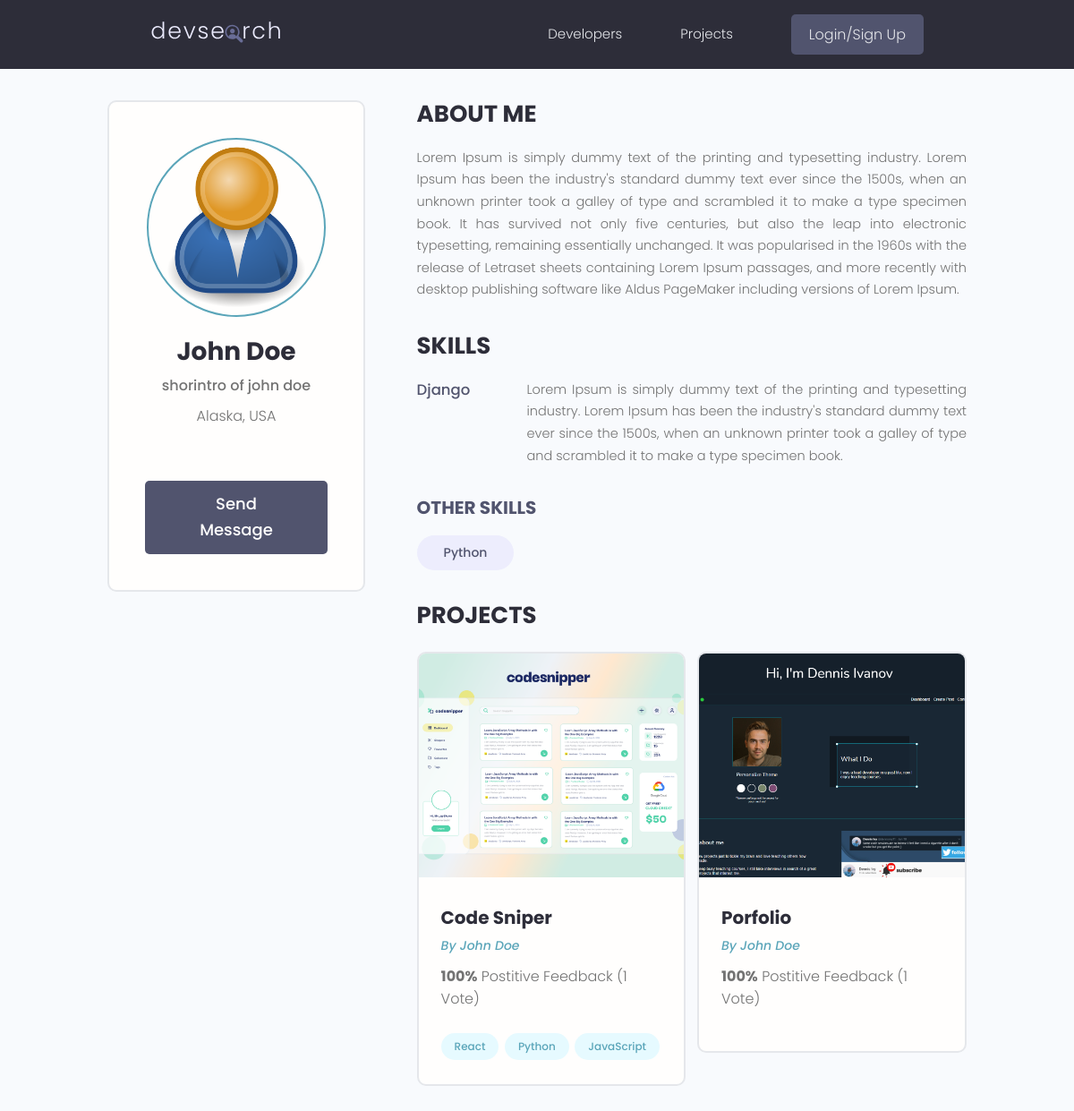
Page /user-profile/dd36b8ca-b285-4b80-81f2-6ab6732621f9/ on the committed database.
### users/models.py (models this page shows, shortened)
class Profile(models.Model):
    user = models.OneToOneField(User, on_delete=models.CASCADE, null=True, blank=True)
    name = models.CharField(max_length=200, blank=True, null=True)
    email = models.EmailField(max_length=300, blank=True, null=True)
    username = models.CharField(max_length=200, blank=True, null=True)
    location = models.CharField(max_length=200, blank=True, null=True)
    short_intro = models.CharField(max_length=200, blank=True, null=True)
    bio = models.TextField(blank=True, null=True)
    profile_image = models.ImageField(null=True, blank=True, upload_to= 'profiles/', default='profiles/user-default.png')
    social_github = models.CharField(max_length=200, blank=True, null=True)
    social_twitter = models.CharField(max_length=200, blank=True, null=True)
    social_linkedin = models.CharField(max_length=200, blank=True, null=True)
    social_youtube = models.CharField(max_length=200, blank=True, null=True)
    social_website = models.CharField(max_length=200, blank=True, null=True)
    created = models.DateTimeField(auto_now_add=True)
    id = models.UUIDField(default=uuid.uuid4, unique=True, primary_key=True, editable=False)
    class Meta:
        ordering = ['-created']
    @property
    def imageUrl(self):
        try:
            url = self.profile_image.url
        except:
            url = ''
        return url

class Skill(models.Model):
    owner = models.ForeignKey(Profile, on_delete=models.CASCADE, null=True, blank=True)
    name = models.CharField(max_length=200, blank=True, null=True)
    description = models.TextField(blank=True, null=True)
    created = models.DateTimeField(auto_now_add=True)
    id = models.UUIDField(default=uuid.uuid4, unique=True, primary_key=True, editable=False)
    def __str__(self) -> str:
        return str(self.name)

### projects/models.py (models this page shows, shortened)
class Project(models.Model):
    owner = models.ForeignKey(Profile, null=True, blank=True, on_delete=models.CASCADE)
    title = models.CharField(max_length=200)
    description = models.TextField(null=True, blank=True) # null is for the DB and blank is for the
    featured_image = models.ImageField(null=True, blank=True, upload_to='projects/', default="default.jpg")
    demo_link = models.CharField(max_length=2000, null=True, blank=True)
    source_link = models.CharField(max_length=2000, null=True, blank=True)
    tags = models.ManyToManyField('Tag', blank=True)
    vote_total = models.IntegerField(default=0, null=True, blank=True)
    vote_ratio = models.IntegerField(default=0, null=True, blank=True)
    created = models.DateTimeField(auto_now_add=True)
    id = models.UUIDField(default=uuid.uuid4, unique=True, primary_key=True, editable=False)
    class Meta:
        ordering = ['-vote_ratio', '-vote_total', 'title']
    @property
    def imageUrl(self):
        try:
            url = self.featured_image.url
        except:
            url = ''
        return url

class Tag(models.Model):
    name = models.CharField(max_length=200)
    created = models.DateTimeField(auto_now_add=True)
    id = models.UUIDField(default=uuid.uuid4, unique=True, primary_key=True, editable=False)
    def __str__(self) -> str:
        return self.name

### users/views.py (the view)
# urls.py: path('user-profile/<str:pk>/', views.userProfile, name='user-profile'),
def userProfile(request, pk):
    profile = Profile.objects.get(id=pk)
    topSkills = profile.skill_set.exclude(description__exact="")
    otherSkills = profile.skill_set.filter(description="")
    context = {'profile':profile, 'topSkills':topSkills, 'otherSkills': otherSkills}
    return render(request, 'users/user-profile.html', context)

### users/templates/users/user-profile.html (shortened to what this page needs)
{% extends 'main.html' %}
{% block content %}
<main class="profile my-md">
    <div class="container">
      <div class="layout">
        <div class="column column--1of3">
          <div class="card text-center">
            <div class="card__body dev">
              <img class="avatar avatar--xl" src="{{ profile.imageUrl }}" />
              <h2 class="dev__name">{{ profile.name }}</h2>
              <p class="dev__title">{{ profile.short_intro }}</p>
              <p class="dev__location">{{ profile.location }}</p>
              {% if request.user.profile.id != profile.id %}
              <a href="{% url 'create-message' profile.id %}" class="btn btn--sub btn--lg">Send Message </a>
              {% endif %}
            </div>
          </div>
        </div>
        <div class="column column--2of3">
          <div class="devInfo">
            <h3 class="devInfo__title">About Me</h3>
            <p class="devInfo__about">{{ profile.bio }}</p>
          </div>
          <div class="devInfo">
            <h3 class="devInfo__title">Skills</h3>
            <div class="devInfo__skills">
                {% for skill in topSkills %}
              <div class="devSkill">
                <h4 class="devSkill__title">{{ skill.name }}</h4>
                <p class="devSkill__info">{{ skill.description }}</p>
              </div>
                {% endfor %}
              <h3 class="devInfo__subtitle">Other Skills</h3>
              <div class="devInfo__otherSkills">
                {% for skill in otherSkills %}
                <span class="tag tag--pill tag--sub tag--lg">
                  <small>{{ skill }}</small>
                </span>
                {% endfor %}
              </div>
            </div>
          </div>
          <div class="devInfo">
            <h3 class="devInfo__title">Projects</h3>
            <div class="grid grid--two">
                {% for project in profile.project_set.all %}
              <div class="column">
                <div class="card project">
                  <a href="{% url 'project' project.id %}" class="project">
                    <img class="project__thumbnail" src="{{project.imageUrl}}" alt="project thumbnail" />
                    <div class="card__body">
                      <h3 class="project__title">{{ project.title }}</h3>
                      <p><a class="project__author" href="{% url 'user-profile' project.owner.id %}">By {{ project.owner.name }}</a></p>
                      <p class="project--rating">
                        <span style="font-weight: bold;">{{project.vote_ratio}}%</span> Postitive
                        Feedback ({{project.vote_total}} Vote{{project.vote_total|pluralize:"s"}})
                      </p>
                      <div class="project__tags">
                          {% for tag in project.tags.all %}
                        <span class="tag tag--pill tag--main">
                            <small>{{tag}}</small>
                        </span>
                          {% endfor %}
                      </div>
                    </div>
                  </a>
                </div>
              </div>
              {% endfor %}
            </div>
          </div>
        </div>
      </div>
    </div>
  </main>
{% endblock %}

### static/styles/app.css (style rules this page uses)
:root { --color-sub: #2d2d39; }
.btn--sub { background-color: var(--color-sub-light); }
.card { border: 2px solid var(--color-light); }
img { width: 100%; }
.profile .card > .dev { padding: 4rem; }
.dev__name { color: var(--color-sub); font-size: 2.8rem; font-weight: 700; margin-top: 1rem; margin-bottom: 0.5rem; }
.dev__title { font-size: 1.6rem; font-weight: 500; line-height: 1.3; }
.dev__location { margin-top: 1rem; }
.devInfo { margin-bottom: 3rem; }
.devInfo__title, .devInfo__subtitle { font-size: 2.6rem; color: var(--color-sub); text-transform: uppercase; font-weight: 700; margin-bottom: 1.5rem; }
.devInfo__subtitle { font-size: 2rem; color: var(--color-sub-light); }
.devInfo__about, .devSkill__info { font-size: 1.45rem; line-height: 1.7; text-align: justify; }
.devSkill { margin-bottom: 3rem; }
.devSkill__title { font-size: 1.65rem; font-weight: 500; color: var(--color-sub-light); }
@media screen and (min-width: 700px) { .devSkill { display: flex; justify-content: space-between; gap: 3rem; } }
@media screen and (min-width: 700px) { .devSkill__info { flex-basis: 80%; } }
.project__author { font-size: 1.4rem; font-style: italic; }
.project--rating { margin-bottom: 1.6em; margin-top: .5em; }
.project__thumbnail { height: 25rem; object-fit: cover; object-position: top center; }
.project__title { font-size: 2rem; font-weight: 700; color: var(--color-sub); }

### static/uikit/styles/modules/_variables.css (style rules this page uses)
:root { --color-main: #5aa5b9; --color-main-light: #e6faff; --color-sub: #3f4156; --color-sub-light: #51546e; --color-sub-lighter: #ededfd; --color-text: #737373; --color-gray: #8b8b8b; --color-light: #e5e7eb; --color-light-gray: #767676; --color-bg: #f8fafd; --color-white: #fffefd; --color-white-light: #f3f3f3; --color-success: #359e64; --color-success-bg: #def8e8; --color-error: #fc4b0b; --color-error-bg: #fff2ee; --font-base: 'Poppins', arial, helvetica, 'Segoe UI', roboto, ubuntu, sans-serif; --font-monospace: 'Fira Code', 'Courier New', courier, monospace; --font-regular: 300; --font-medium: 500; --font-bold: 700; --generic-shadow: 1px 1px 5px #00000010; --generic-transition: all 0.3s ease-in-out; }

### static/uikit/styles/modules/_base.css (style rules this page uses)
* { margin: 0; padding: 0; box-sizing: border-box; text-rendering: optimizeLegibility; color: inherit; font-size: inherit; }
html { font-size: 50%; }
@media only screen and (min-width: 480px) { html { font-size: 56.25%; } }
@media only screen and (min-width: 1200px) { html { font-size: 62.5%; } }
body { line-height: 1.6; font-weight: 400; font-size: 1.5rem; color: var(--color-text); background-color: var(--color-bg); min-height: 100vh; }

### static/uikit/styles/modules/_typography.css (style rules this page uses)
* { font-family: var(--font-base); }
h2 { font-size: 3.6rem; font-weight: var(--font-bold); }
h3 { font-size: 3.2rem; font-weight: var(--font-medium); }
h4 { font-size: 2.8rem; font-weight: var(--font-medium); }
p, span, strong { font-size: 1.6rem; color: var(--color-text); font-weight: var(--font-regular); }
a { padding-bottom: 2px; text-decoration: none; display: inline-block; color: var(--color-main); font-weight: var(--font-medium); }

### static/uikit/styles/modules/_utilities.css (style rules this page uses)
.container { width: 92%; max-width: 165rem; margin: 0 auto; box-sizing: border-box; }
@media screen and (min-width: 1000px) { .container { width: 90%; } }
@media screen and (min-width: 1200px) { .container { width: 80%; } }
.text-center { text-align: center; }
.my-md { margin: 3rem auto; }

### static/uikit/styles/modules/_avatar.css (style rules this page uses)
.avatar { border-radius: 50%; border: 2px solid var(--color-main); object-fit: cover; }
.avatar--xl { height: 20rem; width: 20rem; }

### static/uikit/styles/modules/_button.css (style rules this page uses)
.btn { display: inline-block; position: relative; cursor: pointer; background-color: var(--color-light); font-weight: var(--font-medium); color: var(--color-sub); text-decoration: none; padding: 1rem 2rem; border-radius: 0.5rem; border: none; width: -webkit-fit-content; width: -moz-fit-content; width: fit-content; height: -webkit-fit-content; height: -moz-fit-content; height: fit-content; font-size: 1.6rem; outline-width: 0; outline-color: transparent; -webkit-backface-visibility: hidden; backface-visibility: hidden; transition: all 0.3s ease-in-out; }
.btn--sub { background-color: var(--color-sub); color: var(--color-white); }
.btn--lg { font-size: 1.8rem; padding: 1.2rem 4.5rem; }

### static/uikit/styles/modules/_card.css (style rules this page uses)
.card { border-radius: 1rem; background-color: var(--color-white); border: 1.5px solid var(--color-light); width: auto; height: auto; margin-top: 0.5rem; margin-bottom: 0.5rem; overflow: hidden; }
.card__body, .card__header { padding: 2rem 2.5rem; }

### rows in the picture
Profile: imageUrl (placeholder picture), name "John Doe", short_intro "shorintro of john doe", location "Alaska, USA", bio "Lorem Ipsum is simply dummy text of the printing and typesetting industry. Lorem Ipsum has been the industry's standard dummy text ever since the 1500s, when an unknown printer took a galley of type and scrambled it to make a type specimen book. It has survived not only five centuries, but also the leap into electronic typesetting, remaining essentially unchanged. It was popularised in the 1960s with the release of Letraset sheets containing Lorem Ipsum passages, and more recently with desktop publishing software like Aldus PageMaker including versions of Lorem Ipsum."
Skill: name "Django", description "Lorem Ipsum is simply dummy text of the printing and typesetting industry. Lorem Ipsum has been the industry's standard dummy text ever since the 1500s, when an unknown printer took a galley of type and scrambled it to make a type specimen book."
Skill: name "Python"
Project: imageUrl (picture), title "Code Sniper", owner.name "John Doe", vote_ratio "100", vote_total "1"
Tag: name "React"
Tag: name "Python"
Tag: name "JavaScript"
Project: imageUrl (picture), title "Porfolio", owner.name "John Doe", vote_ratio "100", vote_total "1"
